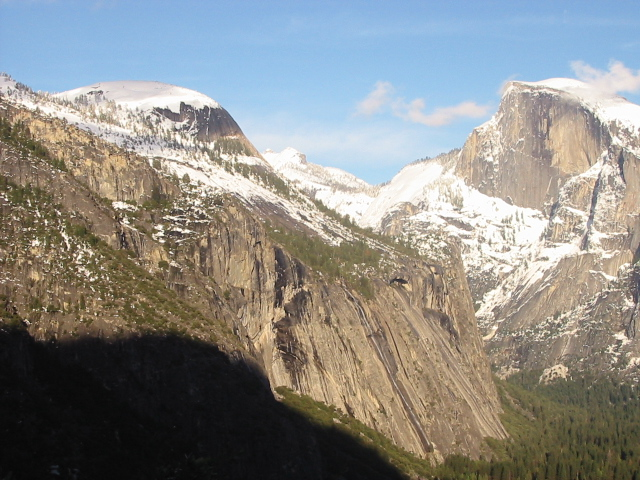
#> input picture images/yosemite/yosemite1.jpg, 640 x 480 px
$ python panaMaker.py
#> lines starting #> are read from the running program, lines starting #| are printed output that depends on the picture; after the words box and inside, x2 and y2 are one past the last pixel; in counts of white or black regions, pixels touching at a corner belong together
#> further down, left is the input picture: shape (480, 640, 3); mean B, G, R 135.4, 139.3, 139.5
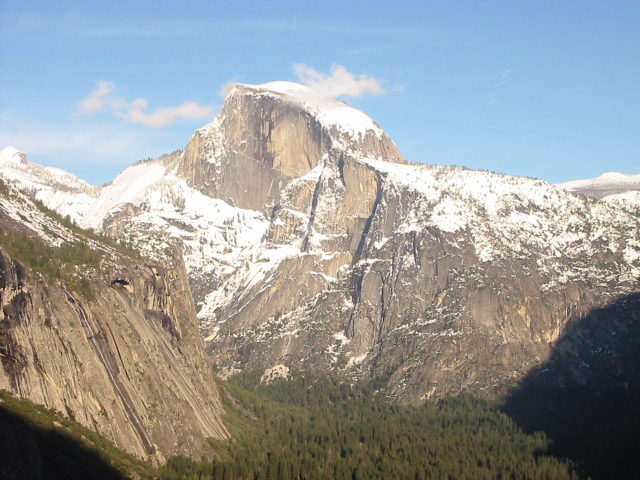
#> input picture images/yosemite/yosemite2.jpg, 640 x 480 px
#> further down, right is the input picture: shape (480, 640, 3); mean B, G, R 155.6, 155.5, 151.7
import cv2 as cv
import numpy as np
from scipy.ndimage import distance_transform_edt


def get_distance_transform(img_rgb):
    thresh = cv.threshold(img_rgb, 0, 255, cv.THRESH_BINARY)[1]
    thresh = thresh.any(axis=2)
    thresh = np.pad(thresh, 1)
    dist = distance_transform_edt(thresh)[1:-1, 1:-1]
    dist = dist[:, :, None]
    max_dist = dist.max()
    if max_dist == 0:
        return np.zeros_like(dist, dtype=np.float64)
    return dist / max_dist * 255.0


def _preprocess_image(img, size):
    img_color = cv.resize(img, size)
    img_gray = cv.cvtColor(img_color, cv.COLOR_BGR2GRAY)
    return img_gray, img_color


def _match_descriptors(desc1, desc2):
    bf = cv.BFMatcher(cv.NORM_L2, crossCheck=True)
    matches = bf.match(desc1, desc2)
    return sorted(matches, key=lambda x: x.distance)


def make_panorama(img1, img2, target_height=480, ransac_thresh=5.0):
#> called with target_height = 480, ransac_thresh = 5
    h1, w1 = img1.shape[:2]
#> h1 = 480; w1 = 640
    scale1 = target_height / h1
#> scale1 = 1
    size1 = (int(w1 * scale1), int(h1 * scale1))
#> size1 = (640, 480)
    h2, w2 = img2.shape[:2]
#> h2 = 480; w2 = 640
    scale2 = target_height / h2
#> scale2 = 1
    size2 = (int(w2 * scale2), int(h2 * scale2))
#> size2 = (640, 480)
    size2 = (int(w2 * scale2), int(h2 * scale2))
    gray1, color1 = _preprocess_image(img1, size1)
    gray2, color2 = _preprocess_image(img2, size2)

    sift = cv.SIFT_create()
    kp1, desc1 = sift.detectAndCompute(gray1, None)
#> kp1 = 2504 keypoints; strongest (x, y, size): (6, 199, 1.9), (78, 246, 2.1), (74, 255, 1.9), (46, 222, 2.2)
    kp2, desc2 = sift.detectAndCompute(gray2, None)
#> kp2 = 2343 keypoints; strongest (x, y, size): (604, 239, 2.2), (545, 197, 2.2), (573, 230, 1.9), (118, 241, 2.2)

    matches = _match_descriptors(desc1, desc2)
#> in _match_descriptors, `matches = bf.match(desc1, desc2)`: matches = 1238 matches
#> matches = 1238 matches


    pts1 = np.float32([kp1[m.queryIdx].pt for m in matches])
#> pts1 = 1238 pairs, first value 3.4 to 637, second value 82.73 to 476.7
    pts2 = np.float32([kp2[m.trainIdx].pt for m in matches])
#> pts2 = 1238 pairs, first value 3.14 to 632.2, second value 85.41 to 476.1


    H,masks = cv.findHomography(pts2, pts1, cv.RANSAC, ransac_thresh)
#> H = [[0.938, 0.000662, 280.9], [-0.0257, 0.983, 3.31], [-9.5e-05, -1.73e-06, 1]]; masks = 1238 values, max 1 at index 0, min 0 at index 837, mean 0.756

    h1, w1 = color1.shape[:2]
    h2, w2 = color2.shape[:2]

    output_width = w1 + w2
#> output_width = 1280
    output_height = max(h1, h2)
#> output_height = 480

    warped2 = cv.warpPerspective(color2, H, (output_width, output_height))

    canvas1 = np.zeros((output_height, output_width, 3), dtype=color1.dtype)
    canvas1[:h1, :w1] = color1


    weight1 = get_distance_transform(canvas1)
#> in get_distance_transform, `thresh = cv.threshold(img_rgb, 0, 255, cv.THRESH_BINARY)[1]`:
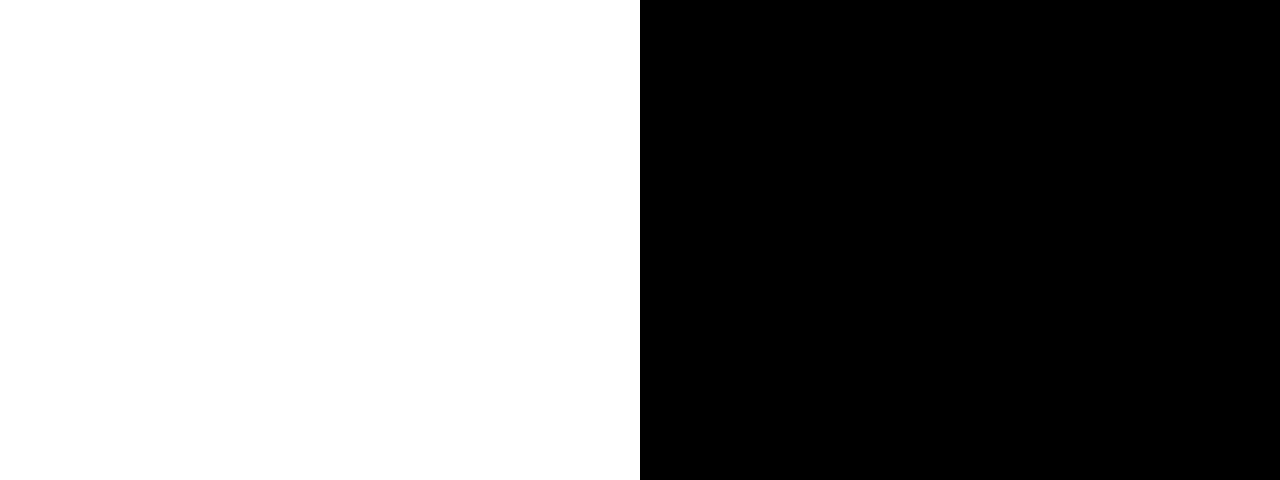
#> thresh: shape (480, 1280, 3); 50% white; 1 white region, box (x1, y1, x2, y2) and area: (0, 0, 640, 480) 307200
#> in get_distance_transform, `thresh = np.pad(thresh, 1)`: thresh: shape (482, 1282) bool; 49.7% white; 1 white region, box (x1, y1, x2, y2) and area: (1, 1, 641, 481) 307200
#> in get_distance_transform, `max_dist = dist.max()`: max_dist = 240
    weight2 = get_distance_transform(warped2)
#> in get_distance_transform (call 2), `thresh = thresh.any(axis=2)`: thresh: shape (480, 1280) bool; 51.4% white; 2 black regions, box (x1, y1, x2, y2) and area: (939, 0, 1280, 480) 163422, (0, 0, 461, 480) 135376
#> in get_distance_transform (call 2), `thresh = np.pad(thresh, 1)`: thresh: shape (482, 1282) bool; 51.1% white; 1 black region, box (x1, y1, x2, y2) and area: (0, 0, 1282, 482) 302322

    img1_f = canvas1.astype(np.float32)
    img2_f = warped2.astype(np.float32)

    denom = weight1 + weight2
    blended = (img1_f * weight1 + img2_f * weight2) / np.maximum(denom, 1.0)
    return blended.astype(np.uint8)
#> returned value: shape (480, 1280, 3)


if __name__ == "__main__":
    left = cv.imread("images/yosemite/yosemite1.jpg")
    right = cv.imread("images/yosemite/yosemite2.jpg")
    panorama = make_panorama(left, right)

    left2 = cv.imread("images/yosemite/yosemite3.jpg")
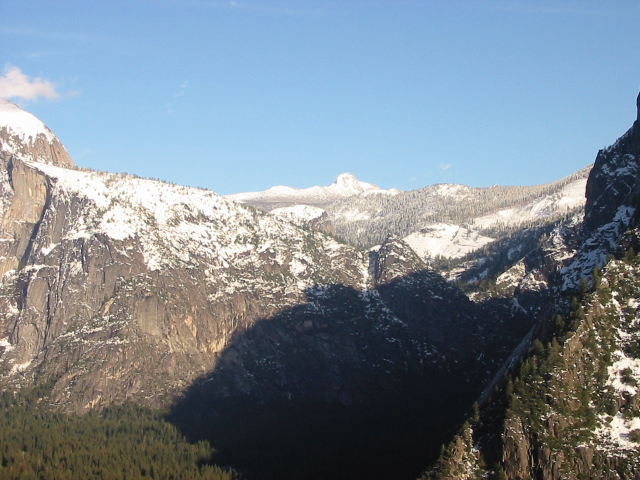
#> input picture images/yosemite/yosemite3.jpg, 640 x 480 px
#> left2 is the input picture: shape (480, 640, 3); mean B, G, R 145.3, 135.4, 123.3
    right2 = cv.imread("images/yosemite/yosemite4.jpg")
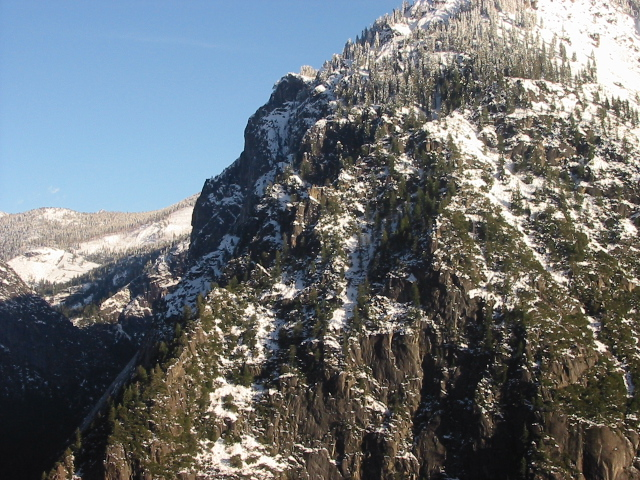
#> input picture images/yosemite/yosemite4.jpg, 640 x 480 px
#> right2 is the input picture: shape (480, 640, 3); mean B, G, R 115.4, 112.1, 107.1
    panorama2 = make_panorama(left2, right2)
#> in make_panorama (call 2), `kp1, desc1 = sift.detectAndCompute(gray1, None)`: kp1 = 1957 keypoints; strongest (x, y, size): (614, 293, 3.4), (615, 302, 3.3), (632, 390, 5.5), (599, 346, 2.1)
#> in make_panorama (call 2), `kp2, desc2 = sift.detectAndCompute(gray2, None)`: kp2 = 3676 keypoints; strongest (x, y, size): (583, 311, 2.7), (489, 391, 2.1), (207, 417, 2.2), (379, 297, 2.3)
#> in _match_descriptors (call 2), `matches = bf.match(desc1, desc2)`: matches = 1037 matches
#> in get_distance_transform (call 4), `thresh = thresh.any(axis=2)`: thresh: shape (480, 1280) bool; 50.3% white; 1 black region, box (x1, y1, x2, y2) and area: (0, 0, 1280, 480) 305163
#> in get_distance_transform (call 4), `thresh = np.pad(thresh, 1)`: thresh: shape (482, 1282) bool; 50% white; 1 black region, box (x1, y1, x2, y2) and area: (0, 0, 1282, 482) 308687

    megarama = make_panorama(panorama, panorama2)
#> in _preprocess_image (call 6), `img_gray = cv.cvtColor(img_color, cv.COLOR_BGR2GRAY)`:
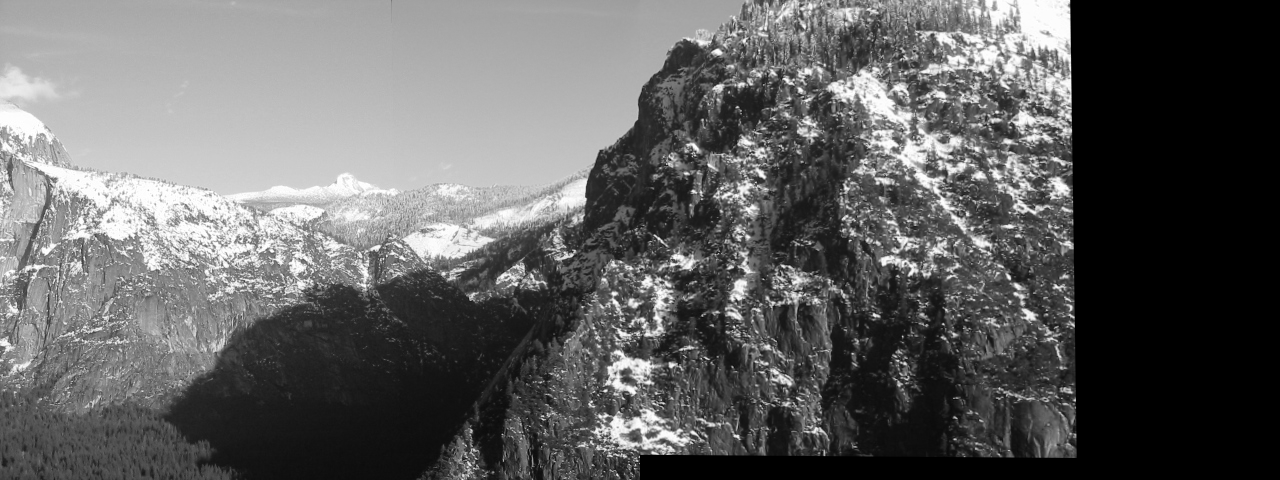
#> img_gray: shape (480, 1280); min 0, max 255, mean 97
#> in make_panorama (call 3), `kp1, desc1 = sift.detectAndCompute(gray1, None)`: kp1 = 3824 keypoints; strongest (x, y, size): (6, 199, 1.9), (938, 242, 2.1), (935, 271, 6.4), (78, 246, 2.1)
#> in make_panorama (call 3), `kp2, desc2 = sift.detectAndCompute(gray2, None)`: kp2 = 5879 keypoints; strongest (x, y, size): (671, 365, 4.1), (1060, 188, 12.7), (783, 266, 2.4), (717, 52, 5)
#> in _match_descriptors (call 3), `matches = bf.match(desc1, desc2)`: matches = 1727 matches
#> in get_distance_transform (call 5), `thresh = cv.threshold(img_rgb, 0, 255, cv.THRESH_BINARY)[1]`: thresh: shape (480, 2560, 3); 36.7% white; 1 white region, box (x1, y1, x2, y2) and area: (0, 0, 940, 480) 450978
#> in get_distance_transform (call 5), `thresh = np.pad(thresh, 1)`: thresh: shape (482, 2562) bool; 36.5% white; 1 white region, box (x1, y1, x2, y2) and area: (1, 1, 941, 481) 450978
#> in get_distance_transform (call 5), `dist = distance_transform_edt(thresh)[1:-1, 1:-1]`:
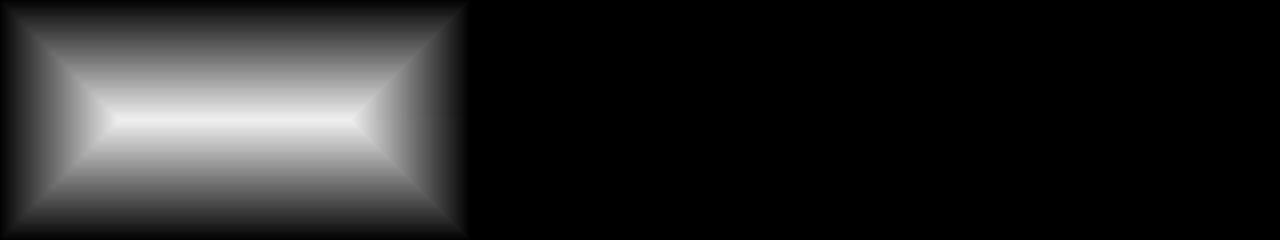
#> dist: shape (480, 2560) float64 (shown at 1/2 size); min 0, max 240, mean 36.7
#> in get_distance_transform (call 5), `max_dist = dist.max()`: max_dist = 240
#> in get_distance_transform (call 6), `thresh = cv.threshold(img_rgb, 0, 255, cv.THRESH_BINARY)[1]`:
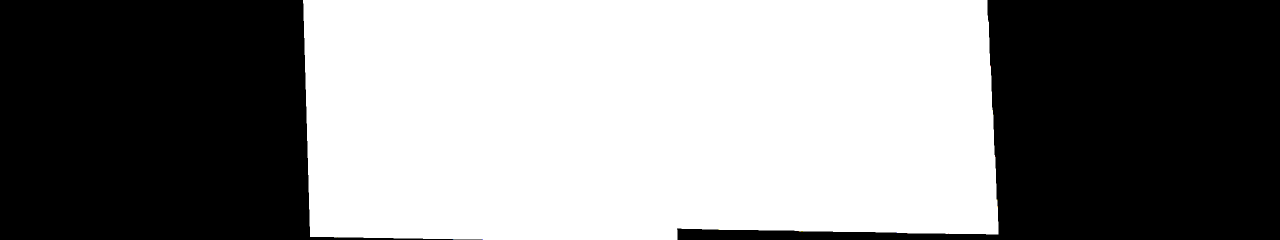
#> thresh: shape (480, 2560, 3) (shown at 1/2 size); mean B, G, R 134.3, 134.3, 134.3

    cv.imshow("Panorama", panorama)
    cv.imshow("Panorama2", panorama2)
    cv.imshow("Megarama", megarama)
    cv.waitKey(0)
    cv.destroyAllWindows()
